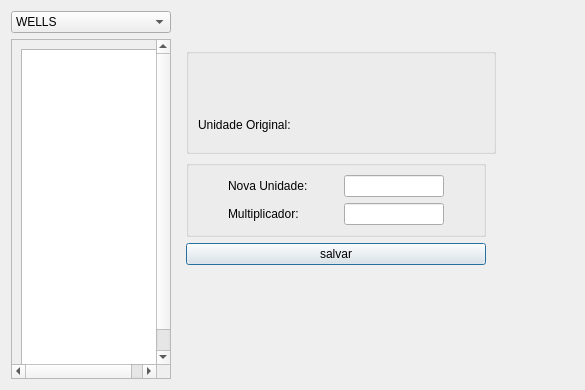
<?xml version="1.0" encoding="UTF-8"?>
<ui version="4.0">
 <class>dialog_unitsEditor</class>
 <widget class="QDialog" name="dialog_unitsEditor">
  <property name="geometry">
   <rect>
    <x>0</x>
    <y>0</y>
    <width>585</width>
    <height>390</height>
   </rect>
  </property>
  <property name="windowTitle">
   <string>Configuração de Unidades</string>
  </property>
  <layout class="QGridLayout" name="gridLayout">
   <item row="0" column="0">
    <widget class="QComboBox" name="combobox_timeseriesType">
     <item>
      <property name="text">
       <string>WELLS</string>
      </property>
     </item>
     <item>
      <property name="text">
       <string>GROUPS</string>
      </property>
     </item>
     <item>
      <property name="text">
       <string>SECTORS</string>
      </property>
     </item>
    </widget>
   </item>
   <item row="1" column="0">
    <widget class="QScrollArea" name="scrollArea">
     <property name="sizePolicy">
      <sizepolicy hsizetype="Fixed" vsizetype="Fixed">
       <horstretch>0</horstretch>
       <verstretch>0</verstretch>
      </sizepolicy>
     </property>
     <property name="minimumSize">
      <size>
       <width>160</width>
       <height>340</height>
      </size>
     </property>
     <property name="maximumSize">
      <size>
       <width>160</width>
       <height>340</height>
      </size>
     </property>
     <property name="widgetResizable">
      <bool>true</bool>
     </property>
     <property name="alignment">
      <set>Qt::AlignCenter</set>
     </property>
     <widget class="QWidget" name="scrollAreaWidgetContents">
      <property name="geometry">
       <rect>
        <x>0</x>
        <y>0</y>
        <width>158</width>
        <height>348</height>
       </rect>
      </property>
      <layout class="QVBoxLayout" name="verticalLayout">
       <item>
        <widget class="QListWidget" name="listwidget_variables">
         <property name="sizePolicy">
          <sizepolicy hsizetype="Fixed" vsizetype="Fixed">
           <horstretch>0</horstretch>
           <verstretch>0</verstretch>
          </sizepolicy>
         </property>
         <property name="minimumSize">
          <size>
           <width>140</width>
           <height>330</height>
          </size>
         </property>
         <property name="maximumSize">
          <size>
           <width>140</width>
           <height>330</height>
          </size>
         </property>
         <property name="currentRow">
          <number>-1</number>
         </property>
        </widget>
       </item>
      </layout>
     </widget>
    </widget>
   </item>
   <item row="2" column="0">
    <spacer name="verticalSpacer_2">
     <property name="orientation">
      <enum>Qt::Vertical</enum>
     </property>
     <property name="sizeHint" stdset="0">
      <size>
       <width>20</width>
       <height>40</height>
      </size>
     </property>
    </spacer>
   </item>
   <item row="1" column="1">
    <widget class="QWidget" name="widget_configUnit" native="true">
     <layout class="QVBoxLayout" name="verticalLayout_2">
      <item>
       <layout class="QGridLayout" name="gridlayout_configUnit">
        <item row="2" column="0" colspan="2">
         <widget class="QGroupBox" name="groupBox_2">
          <property name="sizePolicy">
           <sizepolicy hsizetype="Fixed" vsizetype="Preferred">
            <horstretch>0</horstretch>
            <verstretch>0</verstretch>
           </sizepolicy>
          </property>
          <property name="minimumSize">
           <size>
            <width>300</width>
            <height>0</height>
           </size>
          </property>
          <property name="maximumSize">
           <size>
            <width>300</width>
            <height>16777215</height>
           </size>
          </property>
          <property name="title">
           <string/>
          </property>
          <layout class="QGridLayout" name="gridLayout_5">
           <item row="0" column="0">
            <widget class="QLabel" name="label">
             <property name="sizePolicy">
              <sizepolicy hsizetype="Fixed" vsizetype="Fixed">
               <horstretch>0</horstretch>
               <verstretch>0</verstretch>
              </sizepolicy>
             </property>
             <property name="text">
              <string>Nova Unidade:</string>
             </property>
            </widget>
           </item>
           <item row="0" column="1">
            <widget class="QLineEdit" name="lineedit_unitName_new">
             <property name="sizePolicy">
              <sizepolicy hsizetype="Fixed" vsizetype="Fixed">
               <horstretch>0</horstretch>
               <verstretch>0</verstretch>
              </sizepolicy>
             </property>
             <property name="minimumSize">
              <size>
               <width>100</width>
               <height>0</height>
              </size>
             </property>
             <property name="maximumSize">
              <size>
               <width>100</width>
               <height>16777215</height>
              </size>
             </property>
             <property name="alignment">
              <set>Qt::AlignLeading|Qt::AlignLeft|Qt::AlignVCenter</set>
             </property>
            </widget>
           </item>
           <item row="1" column="0">
            <widget class="QLabel" name="label_2">
             <property name="sizePolicy">
              <sizepolicy hsizetype="Fixed" vsizetype="Fixed">
               <horstretch>0</horstretch>
               <verstretch>0</verstretch>
              </sizepolicy>
             </property>
             <property name="text">
              <string>Multiplicador:</string>
             </property>
            </widget>
           </item>
           <item row="1" column="1">
            <widget class="QLineEdit" name="lineedit_unitMultplier">
             <property name="sizePolicy">
              <sizepolicy hsizetype="Fixed" vsizetype="Fixed">
               <horstretch>0</horstretch>
               <verstretch>0</verstretch>
              </sizepolicy>
             </property>
             <property name="minimumSize">
              <size>
               <width>100</width>
               <height>0</height>
              </size>
             </property>
             <property name="maximumSize">
              <size>
               <width>100</width>
               <height>16777215</height>
              </size>
             </property>
             <property name="alignment">
              <set>Qt::AlignLeading|Qt::AlignLeft|Qt::AlignVCenter</set>
             </property>
            </widget>
           </item>
          </layout>
         </widget>
        </item>
        <item row="4" column="1">
         <spacer name="verticalSpacer">
          <property name="orientation">
           <enum>Qt::Vertical</enum>
          </property>
          <property name="sizeHint" stdset="0">
           <size>
            <width>20</width>
            <height>40</height>
           </size>
          </property>
         </spacer>
        </item>
        <item row="3" column="0" colspan="2">
         <widget class="QPushButton" name="button_SaveUnit">
          <property name="sizePolicy">
           <sizepolicy hsizetype="Fixed" vsizetype="Fixed">
            <horstretch>0</horstretch>
            <verstretch>0</verstretch>
           </sizepolicy>
          </property>
          <property name="minimumSize">
           <size>
            <width>300</width>
            <height>0</height>
           </size>
          </property>
          <property name="maximumSize">
           <size>
            <width>300</width>
            <height>16777215</height>
           </size>
          </property>
          <property name="text">
           <string>salvar</string>
          </property>
         </widget>
        </item>
        <item row="0" column="0" colspan="2">
         <widget class="QGroupBox" name="groupBox">
          <property name="sizePolicy">
           <sizepolicy hsizetype="Fixed" vsizetype="Expanding">
            <horstretch>0</horstretch>
            <verstretch>0</verstretch>
           </sizepolicy>
          </property>
          <property name="minimumSize">
           <size>
            <width>310</width>
            <height>0</height>
           </size>
          </property>
          <property name="maximumSize">
           <size>
            <width>310</width>
            <height>16777215</height>
           </size>
          </property>
          <property name="title">
           <string/>
          </property>
          <property name="alignment">
           <set>Qt::AlignLeading|Qt::AlignLeft|Qt::AlignTop</set>
          </property>
          <layout class="QGridLayout" name="gridLayout_4">
           <item row="0" column="0">
            <widget class="QLabel" name="lbl_variable">
             <property name="sizePolicy">
              <sizepolicy hsizetype="Fixed" vsizetype="Fixed">
               <horstretch>0</horstretch>
               <verstretch>0</verstretch>
              </sizepolicy>
             </property>
             <property name="minimumSize">
              <size>
               <width>300</width>
               <height>40</height>
              </size>
             </property>
             <property name="maximumSize">
              <size>
               <width>300</width>
               <height>40</height>
              </size>
             </property>
             <property name="font">
              <font>
               <pointsize>10</pointsize>
               <weight>75</weight>
               <bold>true</bold>
              </font>
             </property>
             <property name="text">
              <string/>
             </property>
             <property name="alignment">
              <set>Qt::AlignHCenter|Qt::AlignTop</set>
             </property>
            </widget>
           </item>
           <item row="1" column="0">
            <layout class="QHBoxLayout" name="horizontalLayout">
             <item>
              <widget class="QLabel" name="label_3">
               <property name="sizePolicy">
                <sizepolicy hsizetype="Fixed" vsizetype="Fixed">
                 <horstretch>0</horstretch>
                 <verstretch>0</verstretch>
                </sizepolicy>
               </property>
               <property name="text">
                <string>Unidade Original:</string>
               </property>
              </widget>
             </item>
             <item>
              <widget class="QLabel" name="lbl_unitName_orignal">
               <property name="text">
                <string/>
               </property>
              </widget>
             </item>
            </layout>
           </item>
          </layout>
         </widget>
        </item>
       </layout>
      </item>
     </layout>
    </widget>
   </item>
  </layout>
 </widget>
 <tabstops>
  <tabstop>lineedit_unitName_new</tabstop>
  <tabstop>lineedit_unitMultplier</tabstop>
  <tabstop>button_SaveUnit</tabstop>
  <tabstop>listwidget_variables</tabstop>
  <tabstop>combobox_timeseriesType</tabstop>
  <tabstop>scrollArea</tabstop>
 </tabstops>
 <resources/>
 <connections/>
</ui>
